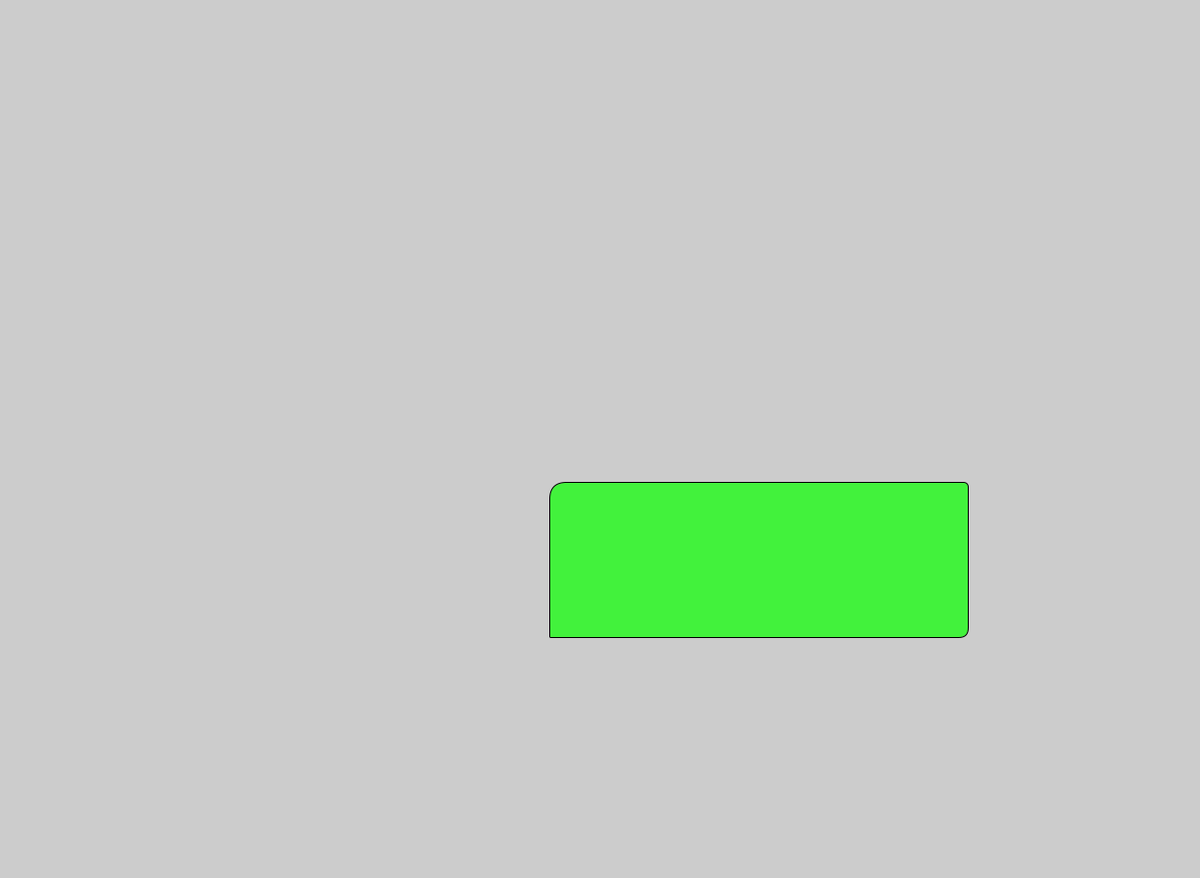
Frame 1 (no input)
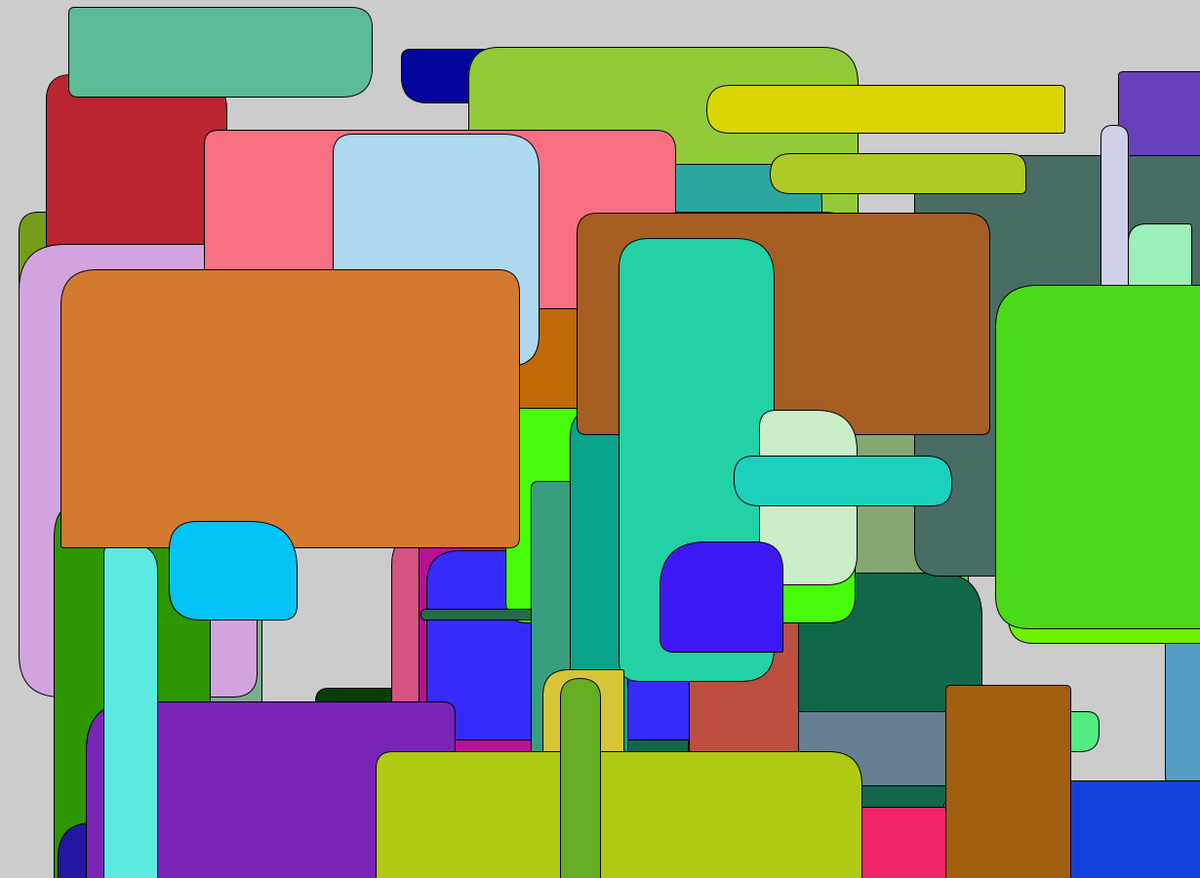
Frame 60 (the mouse pressed at the canvas centre just before this capture)
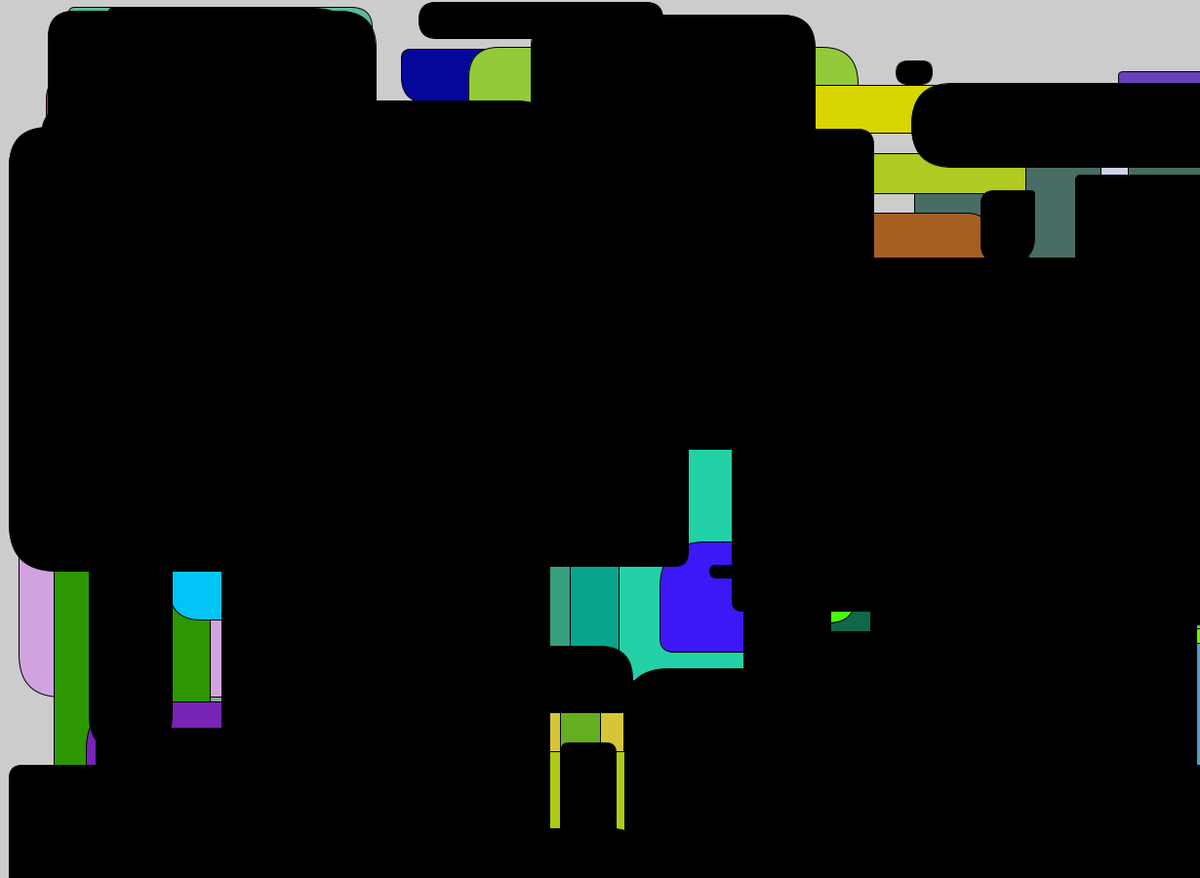
Frame 120 (the mouse held since frame 60 and released just before this capture)

The Processing sketch that drew these frames (run headless with seeded random() and noise(); from frame 60 on, the mouse is pressed at the canvas centre):

// Processing sketch: nathangerber
// ── nathangerber.pde
void setup() {
  size(1230, 900);
}

void draw() {
  if (mousePressed) {
    fill(0);
  } else {
    float y = random(255);
    float red = random(255);
    float blue = random(255);
    float green = random (255);
    fill(red,blue,green);
  }
  float x = random(500);
  float y = random(500);
  
  float xx = random(1230);
  float yy = random(900);
  
  float tl = random(50);
  float tr = random(50);
  float br = random(50);
  float bl = random(50);
  
  rect(xx, yy, x, y, tl, tr, br, bl);
}
